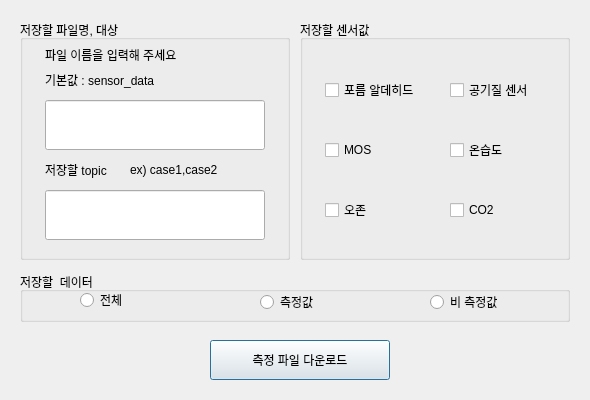
<?xml version="1.0" encoding="UTF-8"?>
<ui version="4.0">
 <class>Dialog</class>
 <widget class="QDialog" name="Dialog">
  <property name="geometry">
   <rect>
    <x>0</x>
    <y>0</y>
    <width>590</width>
    <height>400</height>
   </rect>
  </property>
  <property name="windowTitle">
   <string>csv저장하기</string>
  </property>
  <widget class="QPushButton" name="btn1">
   <property name="geometry">
    <rect>
     <x>210</x>
     <y>340</y>
     <width>180</width>
     <height>40</height>
    </rect>
   </property>
   <property name="text">
    <string>측정 파일 다운로드</string>
   </property>
  </widget>
  <widget class="QGroupBox" name="gbx1">
   <property name="geometry">
    <rect>
     <x>20</x>
     <y>20</y>
     <width>270</width>
     <height>240</height>
    </rect>
   </property>
   <property name="title">
    <string>저장할 파일명, 대상</string>
   </property>
   <widget class="QLabel" name="label">
    <property name="geometry">
     <rect>
      <x>25</x>
      <y>50</y>
      <width>150</width>
      <height>20</height>
     </rect>
    </property>
    <property name="text">
     <string>기본값 : sensor_data</string>
    </property>
   </widget>
   <widget class="QLabel" name="lab">
    <property name="geometry">
     <rect>
      <x>25</x>
      <y>25</y>
      <width>200</width>
      <height>20</height>
     </rect>
    </property>
    <property name="text">
     <string>파일 이름을 입력해 주세요</string>
    </property>
   </widget>
   <widget class="QLineEdit" name="led1">
    <property name="geometry">
     <rect>
      <x>25</x>
      <y>80</y>
      <width>220</width>
      <height>50</height>
     </rect>
    </property>
    <property name="text">
     <string/>
    </property>
   </widget>
   <widget class="QLineEdit" name="led2">
    <property name="geometry">
     <rect>
      <x>25</x>
      <y>170</y>
      <width>220</width>
      <height>50</height>
     </rect>
    </property>
   </widget>
   <widget class="QLabel" name="label_2">
    <property name="geometry">
     <rect>
      <x>25</x>
      <y>140</y>
      <width>180</width>
      <height>20</height>
     </rect>
    </property>
    <property name="text">
     <string>저장할 topic</string>
    </property>
   </widget>
   <widget class="QLabel" name="label_3">
    <property name="geometry">
     <rect>
      <x>110</x>
      <y>140</y>
      <width>180</width>
      <height>20</height>
     </rect>
    </property>
    <property name="text">
     <string>ex) case1,case2</string>
    </property>
   </widget>
  </widget>
  <widget class="QGroupBox" name="gbx2">
   <property name="geometry">
    <rect>
     <x>300</x>
     <y>20</y>
     <width>270</width>
     <height>240</height>
    </rect>
   </property>
   <property name="title">
    <string>저장할 센서값</string>
   </property>
   <widget class="QCheckBox" name="cb1">
    <property name="geometry">
     <rect>
      <x>25</x>
      <y>60</y>
      <width>120</width>
      <height>20</height>
     </rect>
    </property>
    <property name="text">
     <string>포름 알데히드</string>
    </property>
   </widget>
   <widget class="QCheckBox" name="cb2">
    <property name="geometry">
     <rect>
      <x>150</x>
      <y>120</y>
      <width>80</width>
      <height>20</height>
     </rect>
    </property>
    <property name="text">
     <string>온습도</string>
    </property>
   </widget>
   <widget class="QCheckBox" name="cb3">
    <property name="geometry">
     <rect>
      <x>150</x>
      <y>60</y>
      <width>100</width>
      <height>20</height>
     </rect>
    </property>
    <property name="text">
     <string>공기질 센서</string>
    </property>
   </widget>
   <widget class="QCheckBox" name="cb4">
    <property name="geometry">
     <rect>
      <x>25</x>
      <y>180</y>
      <width>80</width>
      <height>20</height>
     </rect>
    </property>
    <property name="text">
     <string>오존</string>
    </property>
   </widget>
   <widget class="QCheckBox" name="cb5">
    <property name="geometry">
     <rect>
      <x>25</x>
      <y>120</y>
      <width>80</width>
      <height>20</height>
     </rect>
    </property>
    <property name="text">
     <string>MOS</string>
    </property>
   </widget>
   <widget class="QCheckBox" name="cb6">
    <property name="geometry">
     <rect>
      <x>150</x>
      <y>180</y>
      <width>80</width>
      <height>20</height>
     </rect>
    </property>
    <property name="text">
     <string>CO2</string>
    </property>
   </widget>
  </widget>
  <widget class="QGroupBox" name="gbx3">
   <property name="geometry">
    <rect>
     <x>20</x>
     <y>272</y>
     <width>550</width>
     <height>50</height>
    </rect>
   </property>
   <property name="title">
    <string>저장할  데이터</string>
   </property>
   <widget class="QRadioButton" name="rbn3">
    <property name="geometry">
     <rect>
      <x>410</x>
      <y>20</y>
      <width>130</width>
      <height>20</height>
     </rect>
    </property>
    <property name="text">
     <string>비 측정값</string>
    </property>
   </widget>
   <widget class="QRadioButton" name="rbn2">
    <property name="geometry">
     <rect>
      <x>240</x>
      <y>20</y>
      <width>130</width>
      <height>20</height>
     </rect>
    </property>
    <property name="text">
     <string>측정값</string>
    </property>
   </widget>
   <widget class="QRadioButton" name="rbn1">
    <property name="geometry">
     <rect>
      <x>60</x>
      <y>18</y>
      <width>130</width>
      <height>20</height>
     </rect>
    </property>
    <property name="text">
     <string>전체</string>
    </property>
   </widget>
  </widget>
  <zorder>gbx3</zorder>
  <zorder>gbx2</zorder>
  <zorder>gbx1</zorder>
  <zorder>btn1</zorder>
 </widget>
 <resources/>
 <connections/>
</ui>
